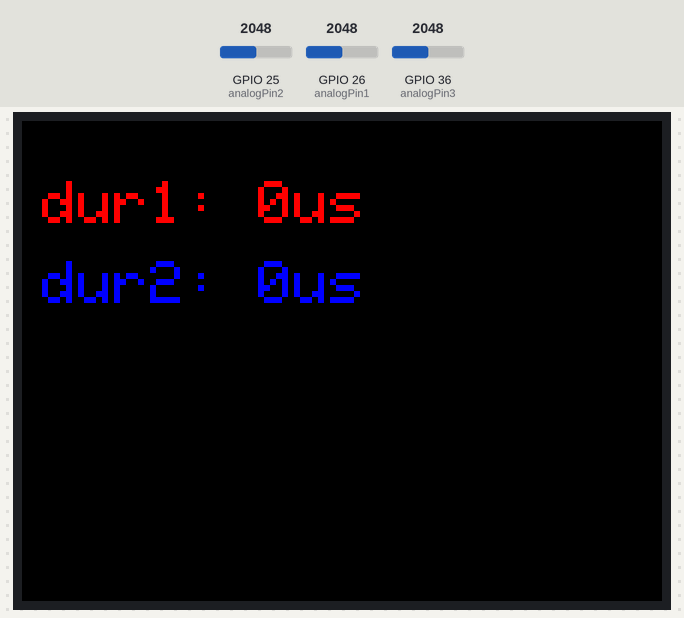
Recording of a sketch running on a simulated ESP32. Parts: 320×240 colour display. The inputs (shaded band) are chosen by the test bench; at power-on: GPIO 25 (analogPin2) = 2048, GPIO 26 (analogPin1) = 2048, GPIO 36 (analogPin3) = 2048. What the sketch prints to the serial monitor is not drawn.

Above: at 0.3 s.

The sketch:

slope.ino
```cpp
#include <TFT_eSPI.h>                     // Include the TFT_eSPI library

// Pins for analog sensors
const int analogPin1 = 26;               // Analog input pin for sensor 1
const int analogPin2 = 25;               // Analog input pin for sensor 2
const int analogPin3 = 36;               // Analog input pin for sensor 3
const int threshold = 50;                // Threshold for sudden change detection

int prevADCValue1 = 0;                   // Previous ADC value for sensor 1
int prevADCValue2 = 0;                   // Previous ADC value for sensor 2
int prevADCValue3 = 0;                   // Previous ADC value for sensor 3

bool inBreak1to3 = false;                // Flag for break between sensor 1 and sensor 3
bool inBreak2to3 = false;                // Flag for break between sensor 2 and sensor 3
unsigned long breakStartTime1to3 = 0;    // Start time of break between sensor 1 and sensor 3
unsigned long breakStartTime2to3 = 0;    // Start time of break between sensor 2 and sensor 3

TFT_eSPI tft = TFT_eSPI();               // Create an instance of the TFT display object
int colorCycleIndex = 0;                 // Index to cycle between colors

void setup() {
  Serial.begin(9600);                    // Initialize serial communication
  tft.init();                            // Initialize the TFT display
  tft.setRotation(1);                    // Set rotation to landscape mode
  tft.fillScreen(TFT_BLACK);             // Clear the screen with black background
  tft.setTextSize(3);                    // Set larger text size for readability
}

void loop() {
  unsigned long currentTime = micros();  // Current time in microseconds

  // Read current ADC values for all sensors
  int currentADCValue1 = analogRead(analogPin1);
  int currentADCValue2 = analogRead(analogPin2);
  int currentADCValue3 = analogRead(analogPin3);

  int change1 = abs(currentADCValue1 - prevADCValue1); // Change in sensor 1
  int change2 = abs(currentADCValue2 - prevADCValue2); // Change in sensor 2
  int change3 = abs(currentADCValue3 - prevADCValue3); // Change in sensor 3

  // Detect sudden changes for break between sensor 1 and sensor 3
  if (change1 > threshold && !inBreak1to3) {
    inBreak1to3 = true;
    breakStartTime1to3 = currentTime;
  }

  // Detect sudden changes for break between sensor 2 and sensor 3
  if (change2 > threshold && !inBreak2to3) {
    inBreak2to3 = true;
    breakStartTime2to3 = currentTime;
  }

  // End break between sensor 1 and sensor 3
  if (inBreak1to3 && change3 > threshold) {
    unsigned long breakDuration1to3 = currentTime - breakStartTime1to3;
    Serial.print("dur1: ");
    Serial.print(breakDuration1to3);
    Serial.println(" us");

    // Update color for display
    uint16_t color = getNextColor();     // Get the next color in the cycle

    // Display dur1 on TFT
    tft.fillRect(0, 30, 240, 30, TFT_BLACK); // Clear previous dur1 line
    tft.setTextColor(color, TFT_BLACK);   // Set the color for dur1 text
    tft.drawString("dur1: " + String(breakDuration1to3) + "us", 10, 30);

    inBreak1to3 = false;
  }

  // End break between sensor 2 and sensor 3
  if (inBreak2to3 && change3 > threshold) {
    unsigned long breakDuration2to3 = currentTime - breakStartTime2to3;
    Serial.print("dur2: ");
    Serial.print(breakDuration2to3);
    Serial.println(" us");

    // Update color for display
    uint16_t color = getNextColor();     // Get the next color in the cycle

    // Display dur2 on TFT
    tft.fillRect(0, 70, 240, 30, TFT_BLACK); // Clear previous dur2 line
    tft.setTextColor(color, TFT_BLACK);   // Set the color for dur2 text
    tft.drawString("dur2: " + String(breakDuration2to3) + "us", 10, 70);

    inBreak2to3 = false;
  }

  // Update previous ADC values
  prevADCValue1 = currentADCValue1;
  prevADCValue2 = currentADCValue2;
  prevADCValue3 = currentADCValue3;
}

// Function to get the next color in a red-blue-white cycle
uint16_t getNextColor() {
  uint16_t color;
  if (colorCycleIndex == 0) {
    color = TFT_RED;
  } else if (colorCycleIndex == 1) {
    color = TFT_BLUE;
  } else {
    color = TFT_WHITE;
  }

  colorCycleIndex = (colorCycleIndex + 1) % 3;  // Cycle through 0, 1, 2
  return color;
}
```
